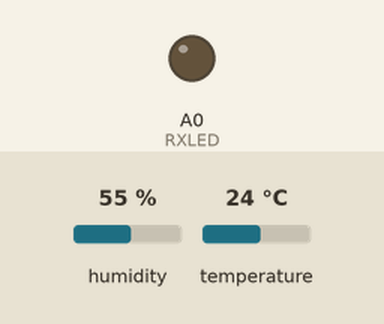
Bench run of a sketch on a simulated ESP8266 (NodeMCU). Shown: output pins drawn as LEDs (lit = HIGH). The test bench sets the inputs (shaded band); at power-on: humidity 55 %, temperature 24 °C. WiFi joins after 1.5 s; servers stay silent unless stated; what the sketch prints to the serial monitor is not drawn.

Above: at 0.0 s.
At 4.4 s:
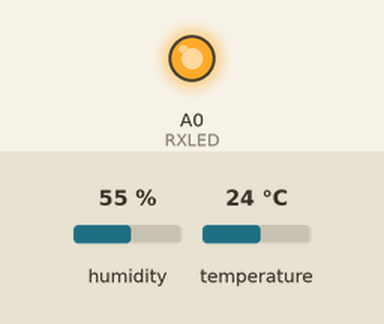
Timing chart, 0 to 5.9 s (numbered marks = the images above):
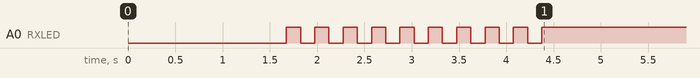

The sketch:

ThingSpeakCode.ino
```cpp
#include <Adafruit_Sensor.h>
#include <DHT.h>
#include <DHT_U.h>
#include <ThingSpeak.h>
#include <Wire.h>
#include <SPI.h>

//[cpp]
// www.arduinesp.com
//
// Plot data on thingspeak.com using an ESP8266


#include <ESP8266WiFi.h>

// replace with your channel’s thingspeak API key,
String apiKey = "JWZOB2VGMDTOAWXR";
const char* ssid = "CHANGE INFO HERE";
const char* password = "CHANGE INFO HERE";

const char* server = "api.thingspeak.com";

WiFiClient client;

// Interval between data records in milliseconds.
const uint32_t SAMPLE_INTERVAL_MS = 30000;

// Time in millis for next data record.
uint32_t logTime;

float temp;
float humid;

//==============================================================================
//  Variables for Shinyei PPD42
int shinPin = 5;
unsigned long duration;
unsigned long starttime;
unsigned long sampletime_ms = 30000;
unsigned long lowpulseoccupancy = 0;
float ratio = 0;
float concentration = 0;
//==============================================================================
// DHT22 Variables
const int DHTPIN = 4;
DHT dht(DHTPIN, DHT22);

//==============================================================================
// Blink
int RXLED = 17;

void blink(int i) {
  for (int j = 0; j < i; j++) {
    digitalWrite(RXLED, LOW);
    delay(150);
    digitalWrite(RXLED, HIGH);
    delay(150);
  }
}

void setup() {
Serial.begin(115200);
delay(10);
dht.begin();

WiFi.begin(ssid, password);

Serial.println();
Serial.println();
Serial.print("Connecting to ");
Serial.println(ssid);

WiFi.begin(ssid, password);

while (WiFi.status() != WL_CONNECTED) {
delay(500);
Serial.print(".");
}
Serial.println("");
Serial.println("WiFi connected");

pinMode(shinPin, INPUT);
pinMode(RXLED, OUTPUT);
  //TXLED0;  // Turn off the TX LED.

  Wire.begin();

  // Read any Serial data.
  do {
    delay(10);
  }
  while (Serial.available() && Serial.read() >= 0);

  //dht.begin();

  // Blink for joy, things are working.
  blink(10);

  // Start on a multiple of the sample interval.
  // This will only be useful if we use a button and an ISR
  logTime = millis() / SAMPLE_INTERVAL_MS + 1;
  logTime *= SAMPLE_INTERVAL_MS;
}


void loop() {


temp = dht.readTemperature(true);
//Serial.print(temp);
//Serial.print(" *F ");
//humid = dht.readHumidity();


if (isnan(temp)) {
Serial.println("Failed to read from DHT sensor!");
return;
}

// Calculate Shinyei PM25 duty cycle and concentration.
ratio = lowpulseoccupancy / (sampletime_ms * 10.0); // Integer percentage 0=>100
concentration = (0.01237 * ratio) + 1.5;

if (client.connect(server,80)) { // "184.106.153.149" or api.thingspeak.com
String postStr = apiKey;
postStr +="&field1=";
postStr += String(temp); //Read value
postStr +="&field2=";
postStr += String(concentration);
postStr += "\r\n\r\n";

client.print("POST /update HTTP/1.1\n");
client.print("Host: api.thingspeak.com\n");
client.print("Connection: close\n");
client.print("X-THINGSPEAKAPIKEY: "+apiKey+"\n");
client.print("Content-Type: application/x-www-form-urlencoded\n");
client.print("Content-Length: ");
client.print(postStr.length());
client.print("\n\n");
client.print(postStr);

Serial.print("Temperature: ");
Serial.print(temp);
Serial.println(" degrees Fahrenheit");
//Serial.print(humid);
Serial.println("-- Sent to Thingspeak");
Serial.println("");
}
client.stop();

Serial.println("Waiting…");
Serial.println("");
// thingspeak needs minimum 30 sec delay between updates
delay(20000);
}
```
